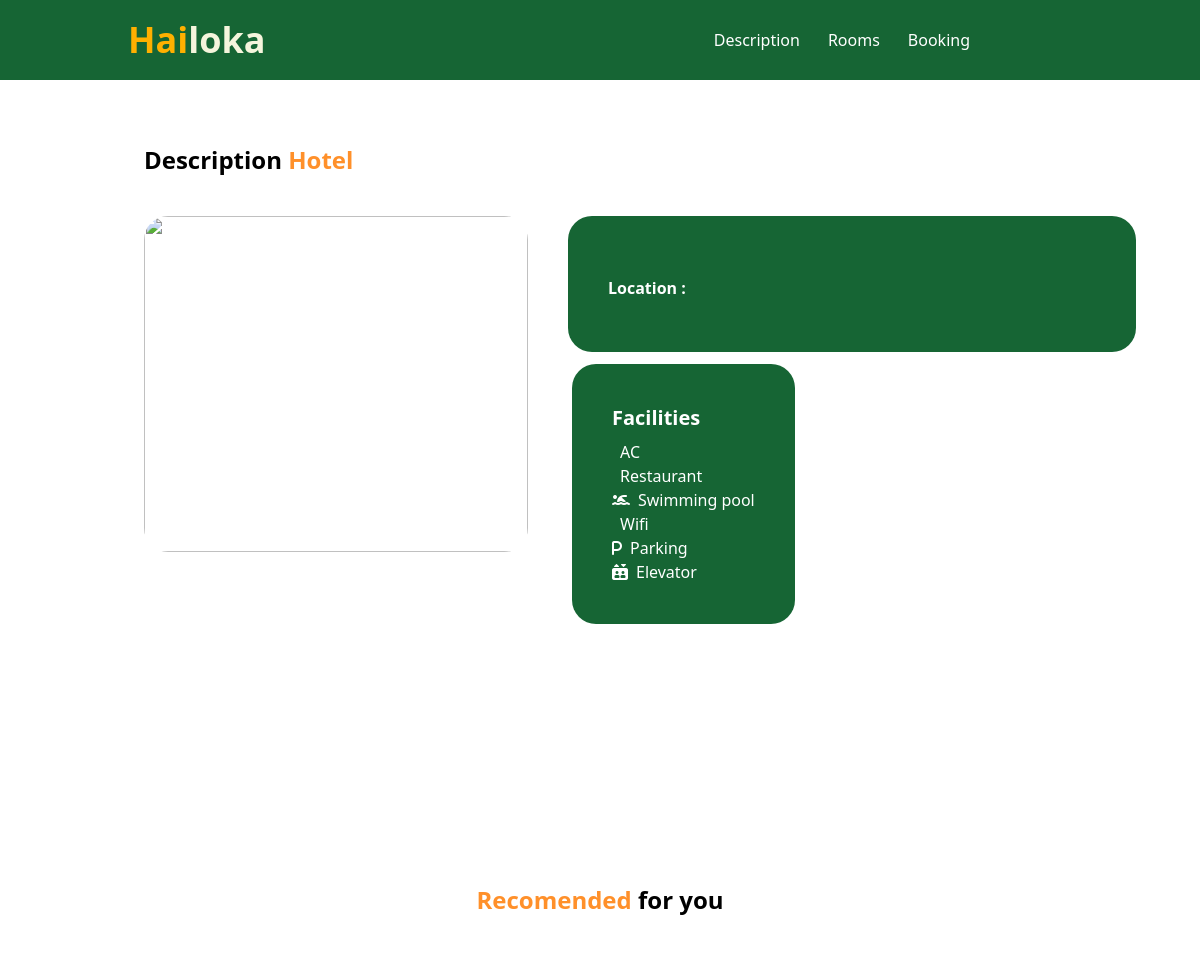
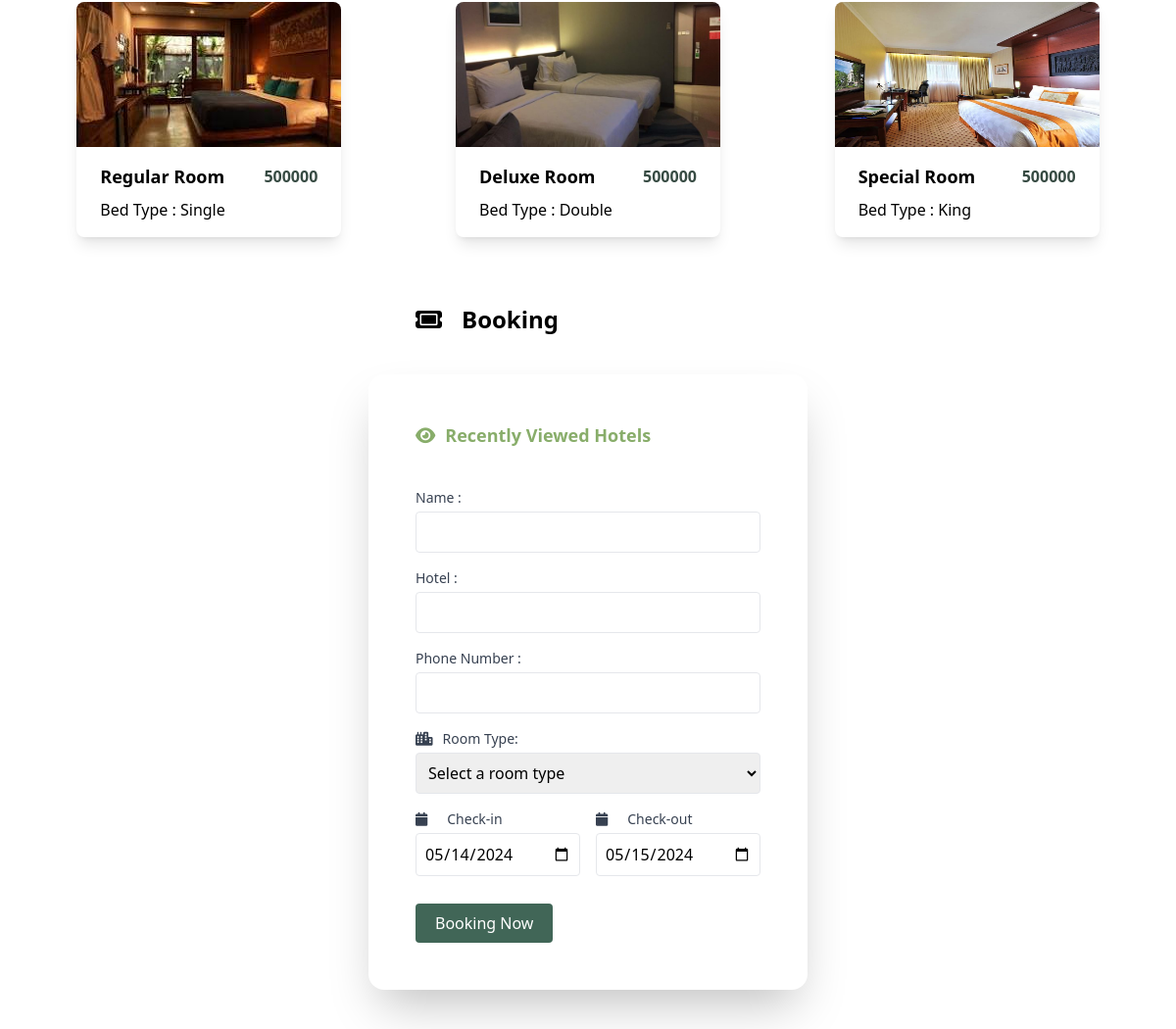
/frontend/hotel.php, run on the app's committed database (2 pictures, top to bottom).
### tables this page shows
CREATE TABLE `tblroom` (
  `id` int(100) NOT NULL,
  `tipe_room` varchar(100) NOT NULL,
  `bed_tipe` varchar(50) NOT NULL,
  `harga_permalam` int(50) NOT NULL,
  `gambar_kamar` varchar(100) NOT NULL
);

### frontend/hotel.php (the view, shortened to what this page needs)
<?php
$nh = "";
$gh = "";
$lh = "";
include "../admin/backend/koneksi.php";
$query = "SELECT * FROM tblroom";
$hotel1 = mysqli_query($con, $query);
$row = mysqli_fetch_assoc($hotel1);
$row2 = mysqli_fetch_assoc($hotel1);
$row3 = mysqli_fetch_assoc($hotel1);
?>
<!DOCTYPE html>
<html lang="en">
<head>
    <script src="https://cdn.tailwindcss.com"></script>
    <link rel="stylesheet" href="https://cdnjs.cloudflare.com/ajax/libs/font-awesome/6.5.1/css/all.min.css">
</head>
<body class="scroll-behavior">
    <header id="navbar" class="bg-green-800 text-white px-32 py-5 flex items-center justify-between fixed top-0 w-full z-10">
    <a href="../frontend/index.php" class="text-4xl font-bold mr-1"><span class="text-[#FFB000]">Hai</span><span class="text-[#F5F5DC]">loka</span></a>
    <nav class="text-white md:flex md:items-center md:justify-center hidden" id="nav-menu">
        <ul class="md:flex md:space-x-4 mr-24">
        <li><a href="#Description" class="hover:text-green-500 hover:bg-green-700 rounded-full p-1.5 duration-200 transition-all">Description</a></li>
        <li><a href="#room" class="hover:text-green-500 hover:bg-green-700 rounded-full p-1.5 duration-200 transition-all">Rooms</a></li>
        <li><a href="#booking" class="hover:text-green-500 hover:bg-green-700 rounded-full p-1.5 duration-200 transition-all">Booking</a></li>
        </ul>
    </nav>
    </header>
    <section id="Description" class="px-4 py-8 md:px-8 lg:px-16">
        <main class="gap-2">
            <h2 class="col-span-3 ml-5 md:ml-10 lg:ml-20 text-2xl text-700 mb-10 font-bold mt-8 md:mt-14 lg:mt-28">Description <span class="text-[#FF902A]">Hotel</span></h2>
            <div class="flex flex-col md:flex-row md:items-start">
            <img src="<?php echo $gh; ?>" alt="" class="rounded-3xl mx-auto md:ml-5 lg:ml-20 mb-6 md:mb-0 w-full md:w-[384px] h-auto md:h-[336px]">
            <article class="relative inline-block flex-grow text-white md:ml-6 lg:ml-10">
                <div class="p-5 md:p-10 bg-[#166534] rounded-3xl">
                <h3 class="font-semibold mb-3">Location : <?php echo $lh ?></h3>
                </div>
                <div class="p-5 md:p-10 ml-2 md:ml-6 mr-2 md:mr-32 bg-green-800 rounded-3xl inline-block text-white mt-3 col-span-1 absolute -left-5">
                <h2 class="mb-2 text-xl font-bold">Facilities</h2>
                <ul>
                    <li><i class="ai-air mr-2"></i>AC</li>
                    <li><i class="ai-utensils mr-2"></i>Restaurant</li>
                    <li><i class="fa-sharp fa-solid fa-person-swimming mr-2"></i>Swimming pool</li>
                    <li><i class="ai-wifi mr-2"></i>Wifi</li>
                    <li><i class="fa-sharp fa-solid fa-p mr-2"></i>Parking</li>
                    <li><i class="fa-sharp fa-solid fa-elevator mr-2"></i>Elevator</li>
                </ul>
                </div>
            </article>
            </div>
        </main>
    </section>
    <section id="room" class="mt-[300px]">
        <h2 class="text-center text-2xl text-700 mb-10 font-bold"><span class="text-[#FF902A]">Recomended</span> for you</h2>
        <div id="cardContainer" class="flex flex-wrap justify-around m-5">
            <div class="max-w-sm rounded-lg overflow-hidden shadow-lg m-2 bg-white">
                <img class="w-full" src="<?php echo $row['gambar_kamar'] ?>" alt="Sunset in the mountains">
                <div class="px-6 py-4">
                    <div class="flex justify-between items-end">
                        <div class="font-bold text-lg mb-2"><?php echo $row['tipe_room'] ?></div>
                        <span class="text-[#374B43] font-bold text-md block mb-2.5"><?php echo $row['harga_permalam'] ?></span>
                    </div>
                    <p>Bed Type : <?php echo $row['bed_tipe'] ?></p>
                </div>
            </div>
            <div class="max-w-sm rounded-lg overflow-hidden shadow-lg m-2 bg-white">
                <img class="w-[270px] h-[148px]" src="<?php echo $row2['gambar_kamar'] ?>" alt="Sunset in the mountains">
                <div class="px-6 py-4">
                    <div class="flex justify-between items-end">
                        <div class="font-bold text-lg mb-2"><?php echo $row2['tipe_room'] ?></div>
                        <span class="text-[#374B43] font-bold text-md block mb-2.5"><?php echo $row['harga_permalam'] ?></span>
                    </div>
                    <p>Bed Type : <?php echo $row2['bed_tipe'] ?></p>
                </div>
            </div>
            <div class="max-w-sm rounded-lg overflow-hidden shadow-lg m-2 bg-white">
                <img class="w-[270px] h-[148px]" src="<?php echo $row3['gambar_kamar'] ?>" alt="Sunset in the mountains">
                <div class="px-6 py-4">
                    <div class="flex justify-between items-end">
                        <div class="font-bold text-lg mb-2"><?php echo $row3['tipe_room'] ?></div>
                        <span class="text-[#374B43] font-bold text-md block mb-2.5"><?php echo $row['harga_permalam'] ?></span>
                    </div>
                    <p>Bed Type : <?php echo $row3['bed_tipe'] ?></p>
                </div>
            </div>
        </div>
    </section>
    <section id="booking">
        <form action="../admin/backend/form.php" method="post">
            <div class="bg-white p-10">
                <h1 class="font-bold text-2xl ml-96 mb-10"><i class="fa-solid fa-ticket mr-5"></i>Booking</h1>
                <div class="bg-white p-12 rounded-2xl shadow-2xl max-w-md mx-auto">
                    <h2 class="text-[#88AD6A] font-bold text-lg mb-10"><i class="fa-solid fa-eye mr-2.5"></i>Recently Viewed Hotels</h2>
                    <label class="block text-sm font-medium text-gray-700">Name :</label>
                    <input type="text" name="name" class="mt-1 p-2 w-full border rounded mb-4">
                    <label class="block text-sm font-medium text-gray-700">Hotel :</label>
                    <input type="text" name="namahotel" value="<?php echo $nh; ?>" class="mt-1 p-2 w-full border rounded mb-4" readonly>
                    <label class="block text-sm font-medium text-gray-700">Phone Number :</label>
                    <input type="number" name="phone" class="mt-1 p-2 w-full border rounded mb-4">
                    <label for="room_type" class="block text-sm font-medium text-gray-700"><i class="fa-solid fa-city mr-2.5"></i>Room Type:</label>
                    <select id="room_type" name="room_type" class="mt-1 p-2 w-full border rounded mb-4">
                        <option value="" disabled selected>Select a room type</option>
                    </select>
                    <div class="grid grid-cols-2 gap-x-4 mb-4">
                        <div>
                            <label for="checkin" class="block text-sm font-medium text-gray-700"><i class="fa-solid fa-calendar mr-5"></i>Check-in</label>
                            <input type='date' id='checkin' name='checkin' class='mt-1 p-2 w-full border rounded'>
                        </div>
                        <div>
                            <label for='checkout' class='block text-sm font-medium text-gray-700'><i class="fa-solid fa-calendar mr-5"></i>Check-out</label>
                            <input type='date' id='checkout' name='checkout' class='mt-1 p-2 w-full border rounded'>
                        </div>
                    </div>
                    <button type="submit" class="bg-[#416657] mt-3 px-5 py-2 rounded focus:outline-none focus:border-blue hover:bg-[#12372A] text-white duration-200 transition-all">Booking Now</button>
                </div>
            </div>
        </form>
    </section>
</body>
</html>

### data on the page
tblroom: gambar_kamar (picture), tipe_room "Regular Room", harga_permalam "500000", bed_tipe "Single"
tblroom: gambar_kamar (picture), tipe_room "Deluxe Room", bed_tipe "Double"
tblroom: gambar_kamar (picture), tipe_room "Special Room", bed_tipe "King"
